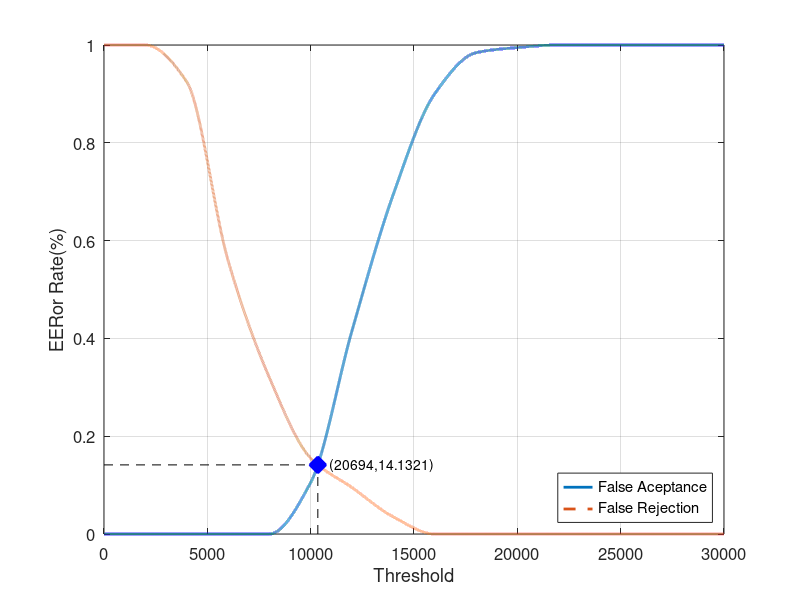
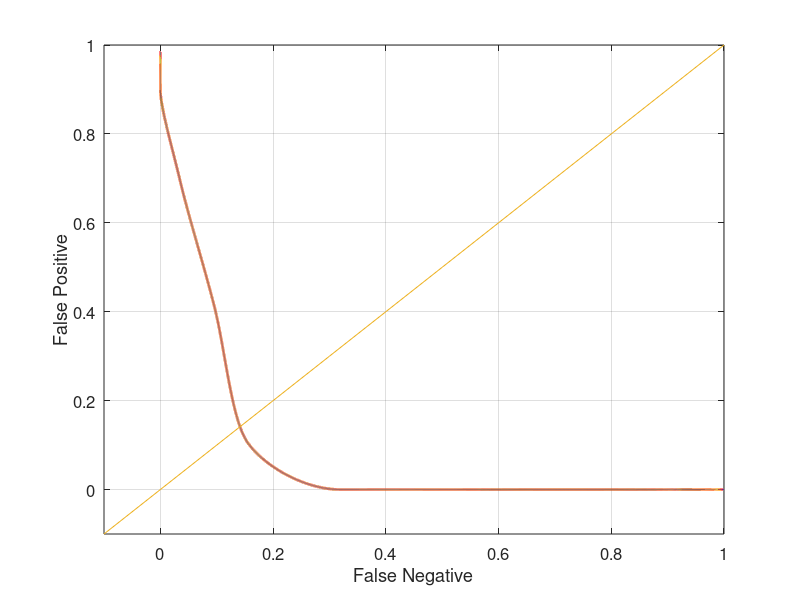

The MATLAB script that drew these images, in order:
close all;
clear;
clc;
x = 0:2000:30000;
xq = 0:0.5:30000;

y0 = [0 0 0 0 0 0.105263 0.415789 0.694737 0.9 0.984211 0.994737 1 1 1 1 1]
yy0 = interp1(x, y0, xq, 'pchip');
y1 = [1 1 0.925 0.56 0.32 0.155 0.095 0.035 0 0 0 0 0 0 0 0]
yy1 = interp1(x, y1, xq, 'pchip');

% Calculating EER: 
y2 = abs(y0 - y1);
find(y2 == min(y2))
yy2 = abs(yy0 - yy1);
xEER = find(yy2 == min(yy2));
xEERIndex = xq(xEER) % X-axis EER
yEER = yy0(xEER) % Y-axis EER

main = figure
plot(xq, yy0,'-','LineWidth', 2);	hold on
plot(xq, yy1,'--','LineWidth', 2);	hold on
plot([xEERIndex xEERIndex], [0 yEER], 'k--');	hold on
plot([0 xEERIndex], [yEER yEER], 'k--');	hold on
plot(xEERIndex, yEER, 'bx', 'LineWidth', 10);	hold on
text(xEERIndex, yEER,strcat('    (', num2str(xEER), ', ', num2str(yEER * 100), ')'))
legend('False Aceptance', 'False Rejection', 'Location', 'SouthEast')
xlabel('Threshold')
ylabel('EERor Rate(%)')
set(gca, 'FontSize', 12)
axis([0 30000 0 1])
grid on

print(main, 'Database3_1Main', '-dpng');
FNRxFPR = figure('Color', [1 1 1]);
plot(yy1, yy0, '-', yy1, yy0, 'LineWidth', 2);
hold on
y = -0.1:0.1:1
plot(y, y); 
set(gca, 'FontSize', 12)
xlabel('False Negative')
ylabel('False Positive')
axis([-0.1 1 -0.1 1])
set(gca, 'FontSize', 12)
grid on

print(FNRxFPR, 'Database3_1FNRxFPR','-dpng');
